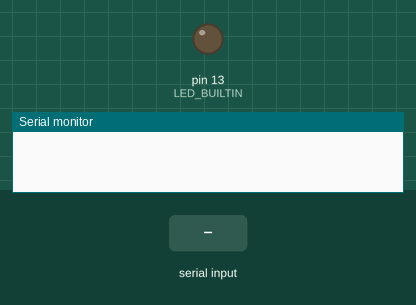
Bench run of a sketch on a simulated Arduino Mega 2560, built with avr-gcc and run on an emulated ATmega2560. Shown: output pins drawn as LEDs (lit = HIGH), the last lines printed to the serial monitor. Inputs (shaded band) come from the test bench.

Above: at 1.2 s.
1.3 s: "1" received over the second serial link
At 2.7 s:
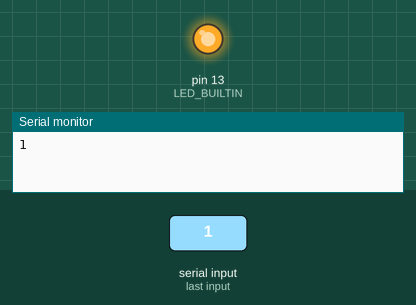
Timing chart, 0 to 4.3 s (numbered marks = the images above; inputs shaded):
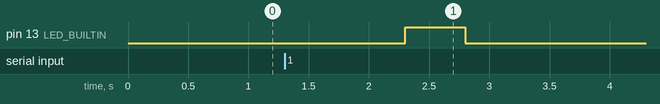

Measured:
- after the input at 1.3 s, pin 13 (LED_BUILTIN): LOW → HIGH after 1.0 s, → LOW 0.50 s later

The sketch:

Xbee_odbiornik.ino
```cpp
void setup() {
  Serial1.begin(9600);
  Serial.begin(9600);
  pinMode(LED_BUILTIN, OUTPUT);
}

void loop() {
   if (Serial1.available() > 0){ // Jeżeli interfejs serialowy jest dostępny
     String data = Serial1.readString(); // Zczytaj dane otrzymane od nadajnik
//     Serial1.println(data); // Wyślij dane do Arduino mega 2560
     Serial.println(data);
     digitalWrite(LED_BUILTIN, HIGH);   // turn the LED on (HIGH is the voltage level)
     delay(500);                       // wait for a second
     digitalWrite(LED_BUILTIN, LOW);    // turn the LED off by making the voltage LOW
     delay(500);
   }
}
```
